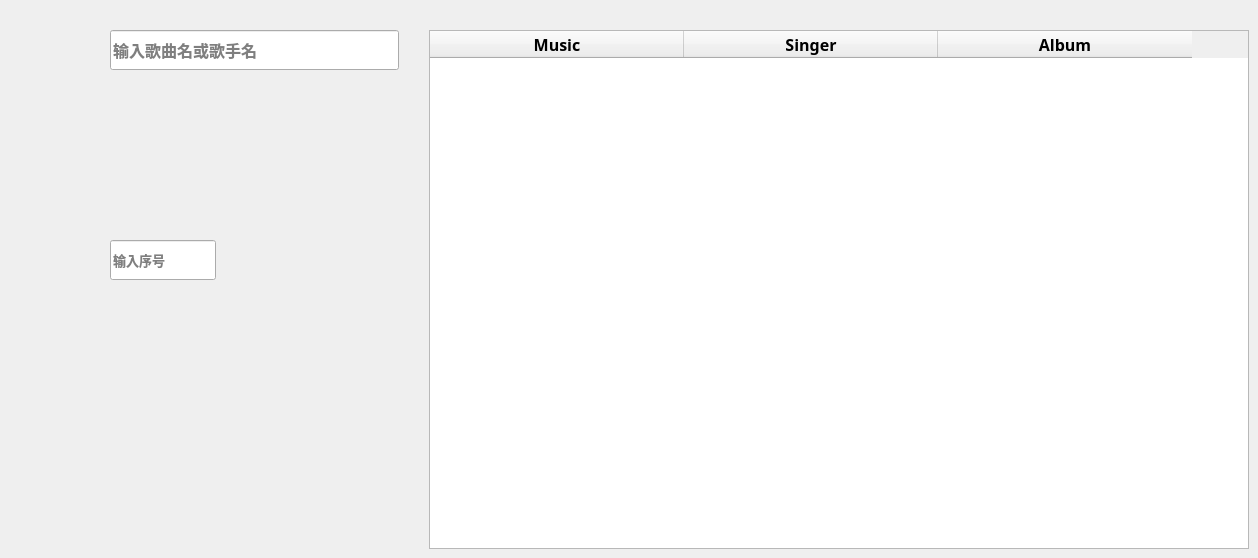
   <widget class="QWidget" name="tab">
    <property name="font">
     <font>
      <family>微软雅黑</family>
      <pointsize>12</pointsize>
      <weight>75</weight>
      <italic>false</italic>
      <bold>true</bold>
      <underline>false</underline>
      <strikeout>false</strikeout>
      <kerning>true</kerning>
     </font>
    </property>
    <attribute name="title">
     <string>音乐下载</string>
    </attribute>
    <widget class="QLineEdit" name="input_Edit">
     <property name="geometry">
      <rect>
       <x>110</x>
       <y>30</y>
       <width>289</width>
       <height>40</height>
      </rect>
     </property>
     <property name="font">
      <font>
       <family>思源黑体 CN Bold</family>
       <pointsize>12</pointsize>
       <weight>75</weight>
       <italic>false</italic>
       <bold>true</bold>
       <underline>false</underline>
       <strikeout>false</strikeout>
       <kerning>true</kerning>
      </font>
     </property>
     <property name="frame">
      <bool>true</bool>
     </property>
     <property name="dragEnabled">
      <bool>false</bool>
     </property>
     <property name="readOnly">
      <bool>false</bool>
     </property>
     <property name="placeholderText">
      <string>输入歌曲名或歌手名</string>
     </property>
     <property name="clearButtonEnabled">
      <bool>false</bool>
     </property>
    </widget>
    <widget class="QPushButton" name="seek_Button">
     <property name="geometry">
      <rect>
       <x>106</x>
       <y>98</y>
       <width>64</width>
       <height>51</height>
      </rect>
     </property>
     <property name="font">
      <font>
       <family>微软雅黑</family>
       <pointsize>11</pointsize>
       <weight>75</weight>
       <italic>false</italic>
       <bold>true</bold>
       <underline>false</underline>
       <strikeout>false</strikeout>
       <kerning>true</kerning>
      </font>
     </property>
     <property name="toolTip">
      <string>网易云</string>
     </property>
     <property name="styleSheet">
      <string notr="true"/>
     </property>
     <property name="text">
      <string/>
     </property>
     <property name="icon">
      <iconset>
       <normaloff>Image/wyy.png</normaloff>Image/wyy.png</iconset>
     </property>
     <property name="iconSize">
      <size>
       <width>64</width>
       <height>64</height>
      </size>
     </property>
     <property name="checkable">
      <bool>false</bool>
     </property>
     <property name="autoExclusive">
      <bool>false</bool>
     </property>
     <property name="autoDefault">
      <bool>false</bool>
     </property>
     <property name="default">
      <bool>false</bool>
     </property>
     <property name="flat">
      <bool>true</bool>
     </property>
    </widget>
    <widget class="QPushButton" name="seek_Button_2">
     <property name="geometry">
      <rect>
       <x>225</x>
       <y>98</y>
       <width>64</width>
       <height>51</height>
      </rect>
     </property>
     <property name="font">
      <font>
       <family>微软雅黑</family>
       <pointsize>11</pointsize>
       <weight>75</weight>
       <italic>false</italic>
       <bold>true</bold>
       <underline>false</underline>
       <strikeout>false</strikeout>
       <kerning>true</kerning>
      </font>
     </property>
     <property name="toolTip">
      <string>QQ音乐</string>
     </property>
     <property name="styleSheet">
      <string notr="true"/>
     </property>
     <property name="text">
      <string/>
     </property>
     <property name="icon">
      <iconset>
       <normaloff>Image/qqmusic.png</normaloff>Image/qqmusic.png</iconset>
     </property>
     <property name="iconSize">
      <size>
       <width>64</width>
       <height>64</height>
      </size>
     </property>
     <property name="flat">
      <bool>true</bool>
     </property>
    </widget>
    <widget class="QLabel" name="show_label">
     <property name="geometry">
      <rect>
       <x>110</x>
       <y>180</y>
       <width>271</width>
       <height>40</height>
      </rect>
     </property>
     <property name="font">
      <font>
       <family>微软雅黑</family>
       <pointsize>12</pointsize>
       <weight>75</weight>
       <italic>false</italic>
       <bold>true</bold>
       <underline>false</underline>
       <strikeout>false</strikeout>
       <kerning>true</kerning>
      </font>
     </property>
     <property name="text">
      <string/>
     </property>
    </widget>
    <widget class="QLineEdit" name="input_Edit_2">
     <property name="geometry">
      <rect>
       <x>110</x>
       <y>240</y>
       <width>106</width>
       <height>40</height>
      </rect>
     </property>
     <property name="font">
      <font>
       <family>思源黑体 CN Bold</family>
       <pointsize>10</pointsize>
       <weight>75</weight>
       <italic>false</italic>
       <bold>true</bold>
       <underline>false</underline>
       <strikeout>false</strikeout>
       <kerning>true</kerning>
      </font>
     </property>
     <property name="frame">
      <bool>true</bool>
     </property>
     <property name="placeholderText">
      <string>输入序号</string>
     </property>
    </widget>
    <widget class="QPushButton" name="download_Button">
     <property name="geometry">
      <rect>
       <x>232</x>
       <y>230</y>
       <width>50</width>
       <height>50</height>
      </rect>
     </property>
     <property name="font">
      <font>
       <family>微软雅黑</family>
       <pointsize>10</pointsize>
       <weight>75</weight>
       <italic>false</italic>
       <bold>true</bold>
       <underline>false</underline>
       <strikeout>false</strikeout>
       <kerning>true</kerning>
      </font>
     </property>
     <property name="toolTip">
      <string>下载音乐</string>
     </property>
     <property name="text">
      <string/>
     </property>
     <property name="icon">
      <iconset>
       <normaloff>Image/dowload.png</normaloff>Image/dowload.png</iconset>
     </property>
     <property name="iconSize">
      <size>
       <width>50</width>
       <height>50</height>
      </size>
     </property>
     <property name="flat">
      <bool>true</bool>
     </property>
    </widget>
    <widget class="QPushButton" name="open_Button">
     <property name="geometry">
      <rect>
       <x>350</x>
       <y>227</y>
       <width>52</width>
       <height>52</height>
      </rect>
     </property>
     <property name="font">
      <font>
       <family>微软雅黑</family>
       <pointsize>10</pointsize>
       <weight>75</weight>
       <italic>false</italic>
       <bold>true</bold>
       <underline>false</underline>
       <strikeout>false</strikeout>
       <kerning>true</kerning>
      </font>
     </property>
     <property name="toolTip">
      <string>打开文件夹</string>
     </property>
     <property name="text">
      <string/>
     </property>
     <property name="icon">
      <iconset>
       <normaloff>Image/file.png</normaloff>Image/file.png</iconset>
     </property>
     <property name="iconSize">
      <size>
       <width>52</width>
       <height>52</height>
      </size>
     </property>
     <property name="flat">
      <bool>true</bool>
     </property>
    </widget>
    <widget class="QTextEdit" name="id_Edit">
     <property name="geometry">
      <rect>
       <x>900</x>
       <y>340</y>
       <width>104</width>
       <height>78</height>
      </rect>
     </property>
     <property name="html">
      <string>&lt;!DOCTYPE HTML PUBLIC &quot;-//W3C//DTD HTML 4.0//EN&quot; &quot;http://www.w3.org/TR/REC-html40/strict.dtd&quot;&gt;
&lt;html&gt;&lt;head&gt;&lt;meta name=&quot;qrichtext&quot; content=&quot;1&quot; /&gt;&lt;style type=&quot;text/css&quot;&gt;
p, li { white-space: pre-wrap; }
&lt;/style&gt;&lt;/head&gt;&lt;body style=&quot; font-family:'微软雅黑','思源黑体 CN Bold'; font-size:12pt; font-weight:600; font-style:normal;&quot;&gt;
&lt;p style=&quot;-qt-paragraph-type:empty; margin-top:0px; margin-bottom:0px; margin-left:0px; margin-right:0px; -qt-block-indent:0; text-indent:0px; font-family:'思源黑体 CN Bold'; font-size:10pt;&quot;&gt;&lt;br /&gt;&lt;/p&gt;&lt;/body&gt;&lt;/html&gt;</string>
     </property>
    </widget>
    <widget class="QLabel" name="label_6">
     <property name="geometry">
      <rect>
       <x>60</x>
       <y>30</y>
       <width>40</width>
       <height>40</height>
      </rect>
     </property>
     <property name="styleSheet">
      <string notr="true">image: url(./Image/sousuo.png);</string>
     </property>
     <property name="text">
      <string/>
     </property>
    </widget>
    <widget class="QTextEdit" name="type_Edit">
     <property name="geometry">
      <rect>
       <x>760</x>
       <y>340</y>
       <width>104</width>
       <height>78</height>
      </rect>
     </property>
    </widget>
    <widget class="QPushButton" name="seek_Button_3">
     <property name="geometry">
      <rect>
       <x>340</x>
       <y>98</y>
       <width>71</width>
       <height>51</height>
      </rect>
     </property>
     <property name="font">
      <font>
       <family>微软雅黑</family>
       <pointsize>11</pointsize>
       <weight>75</weight>
       <italic>false</italic>
       <bold>true</bold>
       <underline>false</underline>
       <strikeout>false</strikeout>
       <kerning>true</kerning>
      </font>
     </property>
     <property name="toolTip">
      <string>酷狗音乐</string>
     </property>
     <property name="styleSheet">
      <string notr="true"/>
     </property>
     <property name="text">
      <string/>
     </property>
     <property name="icon">
      <iconset>
       <normaloff>Image/kmusic.png</normaloff>Image/kmusic.png</iconset>
     </property>
     <property name="iconSize">
      <size>
       <width>52</width>
       <height>52</height>
      </size>
     </property>
     <property name="flat">
      <bool>true</bool>
     </property>
    </widget>
    <widget class="QTableWidget" name="download_tableWidget">
     <property name="geometry">
      <rect>
       <x>429</x>
       <y>30</y>
       <width>820</width>
       <height>519</height>
      </rect>
     </property>
     <property name="font">
      <font>
       <family>思源黑体 CN Bold</family>
       <pointsize>12</pointsize>
       <weight>75</weight>
       <italic>false</italic>
       <bold>true</bold>
       <underline>false</underline>
       <strikeout>false</strikeout>
       <kerning>true</kerning>
      </font>
     </property>
     <attribute name="horizontalHeaderDefaultSectionSize">
      <number>254</number>
     </attribute>
     <column>
      <property name="text">
       <string>Music</string>
      </property>
     </column>
     <column>
      <property name="text">
       <string>Singer</string>
      </property>
     </column>
     <column>
      <property name="text">
       <string>Album</string>
      </property>
     </column>
    </widget>
    <zorder>type_Edit</zorder>
    <zorder>id_Edit</zorder>
    <zorder>input_Edit</zorder>
    <zorder>seek_Button</zorder>
    <zorder>seek_Button_2</zorder>
    <zorder>show_label</zorder>
    <zorder>input_Edit_2</zorder>
    <zorder>download_Button</zorder>
    <zorder>open_Button</zorder>
    <zorder>label_6</zorder>
    <zorder>seek_Button_3</zorder>
    <zorder>download_tableWidget</zorder>
   </widget>
